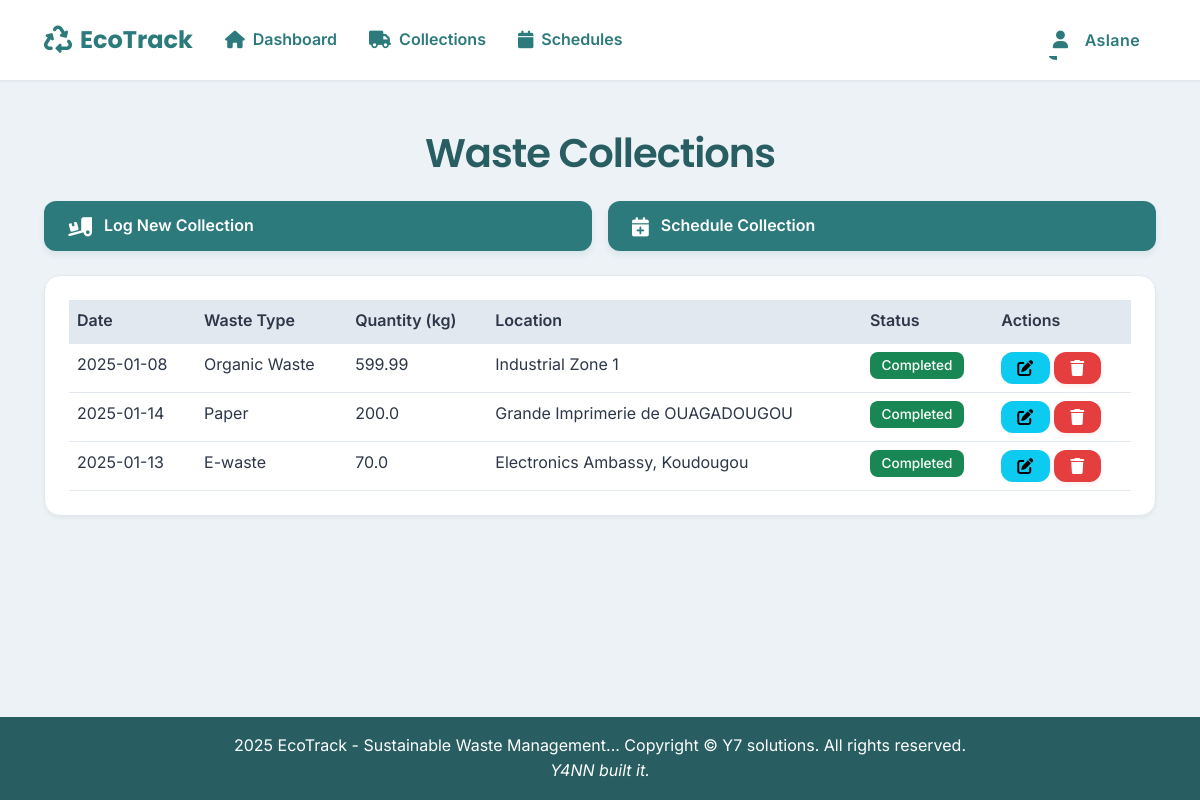
The page /operator/collections (signed in) on the database as committed earlier.
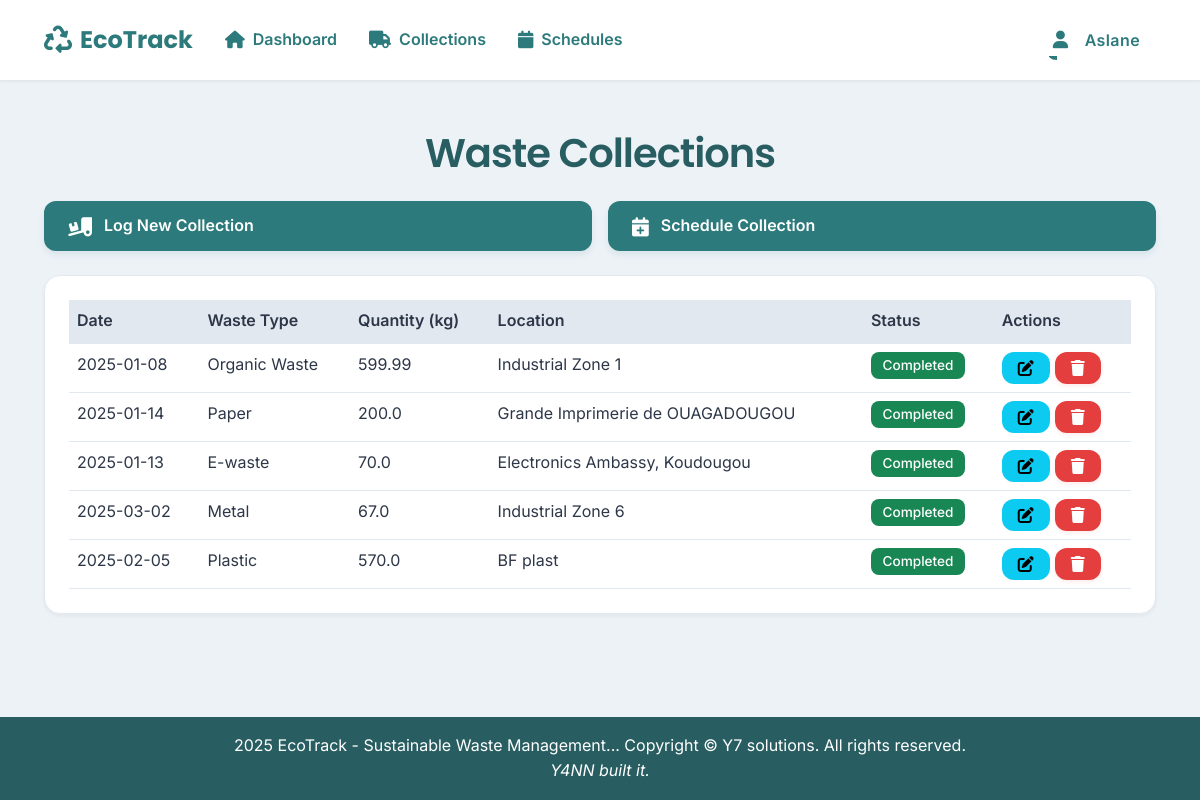
The same page on the database as committed later.
### models.py (models this page shows, shortened)
class User(UserMixin, db.Model):
    __tablename__ = 'users'
    id = db.Column(db.Integer, primary_key=True)
    username = db.Column(db.String(80), unique=True, nullable=False)
    email = db.Column(db.String(120), unique=True, nullable=False)
    password_hash = db.Column(db.String(200), nullable=False)
    first_name = db.Column(db.String(100), nullable=False)
    last_name = db.Column(db.String(100), nullable=False)
    role = db.Column(db.String(50), nullable=False)
    is_active = db.Column(db.Boolean, default=True, nullable=False)
    created_at = db.Column(db.DateTime, default=datetime.utcnow)
    def is_admin(self):
        return self.role == 'Administrator'
    def is_operator(self):
        return self.role == 'Waste Management Operator'
    def is_reporting_user(self):
        return self.role == 'Reporting User' or self.role == 'Administrator'

class Collection(db.Model):
    __tablename__ = 'collections'
    id = db.Column(db.Integer, primary_key=True)
    user_id = db.Column(db.Integer, db.ForeignKey('users.id'), nullable=False)
    waste_type_id = db.Column(db.Integer, db.ForeignKey('waste_types.id'), nullable=False)
    quantity = db.Column(db.Float, nullable=False)
    collection_date = db.Column(db.DateTime, nullable=False)
    location = db.Column(db.String(255), nullable=False)
    status = db.Column(db.String(20), nullable=False, default='Pending')
    created_at = db.Column(db.DateTime, nullable=False, default=datetime.utcnow)
    user = db.relationship('User', backref=db.backref('collections', lazy=True))
    waste_type = db.relationship('WasteType', backref=db.backref('collections', lazy=True))

class WasteType(db.Model):
    __tablename__ = 'waste_types'
    id = db.Column(db.Integer, primary_key=True)
    name = db.Column(db.String(100), nullable=False)
    description = db.Column(db.Text, nullable=False)
    disposal_method = db.Column(db.String(200), nullable=False)
    created_at = db.Column(db.DateTime, default=datetime.utcnow)

### blueprints/operator.py (the view)
@operator_bp.route('/operator/collections')
@login_required
@operator_required
def collections():
    collections = Collection.query.filter_by(user_id=current_user.id).all()
    waste_types = WasteType.query.all()
    return render_template('operator/collections.html',
                         collections=collections,
                         waste_types=waste_types)

### blueprints/auth.py (called while the page is built)
@login_manager.user_loader
def load_user(user_id):
    return User.query.get(int(user_id))

### blueprints/operator.py (called while the page is built)
def operator_required(f):
    @wraps(f)
    def decorated_function(*args, **kwargs):
        if not current_user.is_authenticated or not current_user.is_operator():
            return jsonify({
                'status': 'error',
                'message': 'You do not have permission to access this page.',
                'redirect': url_for('index')
            }), 403
        return f(*args, **kwargs)
    return decorated_function

### templates/operator/collections.html (shortened to what this page needs)
{% extends "base.html" %}
{% block content %}
<div class="container">
    <div class="row mb-4">
        <div class="col-12">
            <h1 class="text-center mb-4">Waste Collections</h1>
            {% if current_user.is_operator() %}
            <div class="quick-actions-grid">
                <a href="{{ url_for('operator.new_collection') }}" class="quick-action-btn">
                    <i class="fas fa-truck-loading"></i>
                    <span>Log New Collection</span>
                </a>
                <a href="{{ url_for('operator.schedules') }}" class="quick-action-btn">
                    <i class="fas fa-calendar-plus"></i>
                    <span>Schedule Collection</span>
                </a>
            </div>
            {% endif %}
        </div>
    </div>
    <div class="row">
        <div class="col-12">
            <div class="card">
                <div class="card-body">
                    <div class="table-responsive">
                        <table class="table table-hover">
                            <thead>
                                <tr>
                                    <th>Date</th>
                                    <th>Waste Type</th>
                                    <th>Quantity (kg)</th>
                                    <th>Location</th>
                                    <th>Status</th>
                                    {% if current_user.is_operator() %}
                                    <th>Actions</th>
                                    {% endif %}
                                </tr>
                            </thead>
                            <tbody>
                                {% for collection in collections %}
                                <tr>
                                    <td>{{ collection.collection_date.strftime('%Y-%m-%d') }}</td>
                                    <td>{{ collection.waste_type.name }}</td>
                                    <td>{{ collection.quantity }}</td>
                                    <td>{{ collection.location }}</td>
                                    <td>
                                        <span class="badge bg-{{ collection.status|lower|replace(' ', '-') }}">
                                            {{ collection.status }}
                                        </span>
                                    </td>
                                    {% if current_user.is_operator() and collection.user_id == current_user.id %}
                                    <td>
                                        <a href="{{ url_for('operator.edit_collection', id=collection.id) }}"
                                           class="btn btn-sm btn-info">
                                            <i class="fas fa-edit"></i>
                                        </a>
                                        <button class="btn btn-sm btn-danger delete-collection"
                                                data-collection-id="{{ collection.id }}">
                                            <i class="fas fa-trash"></i>
                                        </button>
                                    </td>
                                    {% endif %}
                                </tr>
                                {% endfor %}
                            </tbody>
                        </table>
                    </div>
                </div>
            </div>
        </div>
    </div>
</div>
{% endblock %}

### templates/base.html (shortened to what this page needs)
<!DOCTYPE html>
<html lang="en">
<head>
    <link href="https://cdn.jsdelivr.net/npm/bootstrap@5.3.0/dist/css/bootstrap.min.css" rel="stylesheet">
    <link rel="stylesheet" href="https://cdnjs.cloudflare.com/ajax/libs/font-awesome/6.0.0/css/all.min.css">
    <link rel="stylesheet" href="https://cdn.jsdelivr.net/npm/sweetalert2@11/dist/sweetalert2.min.css">
    <link rel="stylesheet" href="{{ url_for('static', filename='css/styles.css') }}">
</head>
<body>
    <nav class="navbar navbar-expand-lg">
        <div class="container-fluid">
            <a class="navbar-brand" href="/">
                <i class="fas fa-recycle me-2"></i>EcoTrack
            </a>
            <div class="collapse navbar-collapse" id="navbarNav">
                <ul class="navbar-nav">
                    {% if current_user.is_authenticated %}
                        <li class="nav-item">
                            <a class="nav-link" href="{{ url_for('index') }}">
                                <i class="fas fa-home me-2"></i>Dashboard
                            </a>
                        </li>
                        {% if current_user.is_operator() or current_user.is_admin() %}
                            <li class="nav-item">
                                <a class="nav-link" href="{{ url_for('collections') }}">
                                    <i class="fas fa-truck me-2"></i>Collections
                                </a>
                            </li>
                            <li class="nav-item">
                                <a class="nav-link" href="{{ url_for('schedules') }}">
                                    <i class="fas fa-calendar me-2"></i>Schedules
                                </a>
                            </li>
                        {% endif %}
                    {% endif %}
                </ul>
                <ul class="navbar-nav ms-auto">
                    {% if current_user.is_authenticated %}
                        <li class="nav-item dropdown">
                            <button class="nav-link dropdown-toggle btn btn-link" type="button" id="userDropdown"
                                    data-bs-toggle="dropdown" data-bs-auto-close="true" aria-expanded="false">
                                <i class="fas fa-user me-2"></i>
                                {{ current_user.first_name }}
                            </button>
                        </li>
                    {% endif %}
                </ul>
            </div>
        </div>
    </nav>
    <div class="content-wrapper">
        {% block content %}{% endblock %}
    </div>
    <footer class="footer">
        <div class="container">
            <span> 2025 EcoTrack - Sustainable Waste Management...</span>
            <copyright>
                <span>Copyright &copy; Y7 solutions. All rights reserved.</span>
            </copyright><br>
            <span><i>Y4NN built it.</i></span>
        </div>
    </footer>
</body>
</html>

### templates/base.html (style rules this page uses)
.navbar { position: relative; z-index: 1030 !important; }
.content-wrapper { position: relative; z-index: 1020 !important; margin-top: 1rem; }
.nav-item.dropdown { position: relative; }
.nav-link.btn-link { padding: 0.5rem 1rem; text-decoration: none; background: none; border: none; color: inherit; }
.badge.bg-completed { background-color: #198754 !important; color: #fff; }
.badge { font-size: 0.85em; padding: 0.5em 0.85em; border-radius: 0.5rem; }

Rows that differ between the two databases and show on the page:
added Collection: collection_date "2025-03-02", waste_type.name "Metal", quantity "67.0", location "Industrial Zone 6", status "Completed"
added Collection: collection_date "2025-02-05", waste_type.name "Plastic", quantity "570.0", location "BF plast", status "Completed"
